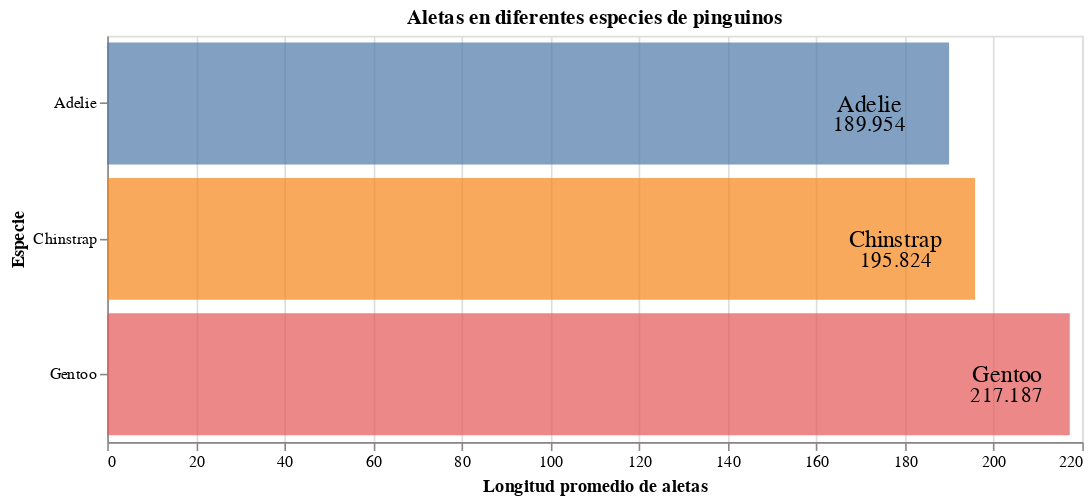

Source (notebook cell):
### Markdown cell above
## __He creado un grafico compuesto que consiste en 3 graficos empalmados.__
## 1er grafico
Este grafico fue de barras. Los cambios fueron que la opacidad se ajustó al 70%, y que se ajustó por color respecto a la especie.
La leyenda de color-especies se eliminó porque resultaba trivial.

## 2do grafico
Este grafico fue de texto, solamente se colocaron las etiquetas de especie dentro de las barras. Para que estas etiquetas se encontraran dentro solamente en vez de usar la función mean(), bastó con usar min(), es decir, en la posición más chica de la longitud de aleta por especie.

## 3er grafico
Este grafico es análogo al 2do, solo que en lugar de colocar la leyenda de especie, se colocó el promedio de las laetas, para que aún mayor la apreciación visual. Es importante recalcar, que se redondeó el promedio a 3 cirfras decimales, esto para que el impacto vsual sea más suave y simétrico.

### Code cell
barras = alt.Chart(pinguinos).mark_bar(fillOpacity = 0.70).encode(
    x = alt.X('mean(flipper_length_mm):Q', title = 'Longitud promedio de aletas'),
    y = alt.Y('species:N', title = 'Especie'),
    color = alt.Color('species:N', legend = None)
)


etiquetas_especies = alt.Chart(pinguinos).mark_text(size = 15).encode(
    x = alt.X('min(flipper_length_mm):Q'),
    y = alt.Y('species:N'),
    text = alt.Text('species')
)

etiquetas_mean = alt.Chart(pinguinos).mark_text(size=13, dy=13).encode(
    x = alt.X('min(flipper_length_mm):Q'),
    y = alt.Y('species:N'),
    text = alt.Text('mean(flipper_length_mm):Q', format = '.3f'),
)

grafico_compuesto = alt.layer(barras, etiquetas_especies, etiquetas_mean).properties(title = 'Aletas en diferentes especies de pinguinos').properties(
    height = 250,
    width = 600,
)

grafico_compuesto

### Figure 1 — Vega-Lite specification as saved in the notebook (floating-point values rounded to 4 significant figures; data arrays with more than 128 entries replaced by an {"elided": "..."} marker saying what was removed)
{"config": {"view": {"continuousWidth": 400, "continuousHeight": 300}}, "layer": [{"mark": {"type": "bar", "fillOpacity": 0.7}, "encoding": {"color": {"type": "nominal", "field": "species", "legend": null}, "x": {"type": "quantitative", "aggregate": "mean", "field": "flipper_length_mm", "title": "Longitud promedio de aletas"}, "y": {"type": "nominal", "field": "species", "title": "Especie"}}}, {"mark": {"type": "text", "size": 15}, "encoding": {"text": {"type": "nominal", "field": "species"}, "x": {"type": "quantitative", "aggregate": "min", "field": "flipper_length_mm"}, "y": {"type": "nominal", "field": "species"}}}, {"mark": {"type": "text", "dy": 13, "size": 13}, "encoding": {"text": {"type": "quantitative", "aggregate": "mean", "field": "flipper_length_mm", "format": ".3f"}, "x": {"type": "quantitative", "aggregate": "min", "field": "flipper_length_mm"}, "y": {"type": "nominal", "field": "species"}}}], "data": {"name": "data-7b1c3d376dc1f878f7c4c69deb3a1e79"}, "height": 250, "title": "Aletas en diferentes especies de pinguinos", "width": 600, "$schema": "https://vega.github.io/schema/vega-lite/v4.8.1.json", "datasets": {"data-7b1c3d376dc1f878f7c4c69deb3a1e79": {"elided": "344 records"}}}
